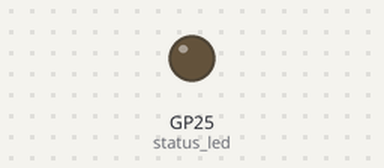
Recording of a program running on a simulated Raspberry Pi Pico running MicroPython. Shown: output pins drawn as LEDs (lit = HIGH). WiFi joins after 1.5 s; web requests get an empty 200 reply after 0.4 s; what the program prints to the serial console is not drawn. At 1.9 s the program stops and its outputs stay as they are.

Above: at 0.1 s.
At 1.6 s:
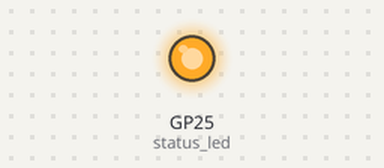
Timing chart, 0 to 3.1 s (numbered marks = the images above):
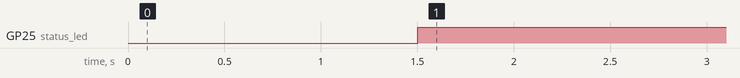

The program:

send_name.py
```python
import gc
from machine import Pin
import network
import time
import urequests

status_led = Pin("LED", Pin.OUT)
SSID = "rp2-pico"
PASSWORD = "kiwipycon"


def connect():
    # Setup
    status_led.value(0);
    wlan = network.WLAN(network.STA_IF)
    wlan.active(True)
    wlan.ifconfig(["192.168.2.118", "255.255.255.0", "192.168.2.1", "1.1.1.1"])
    print(f"Connect to {SSID}")
    wlan.connect(SSID, PASSWORD)

    # Wait for connection
    print("Waiting for IP... ", end="")
    while wlan.status() != network.STAT_GOT_IP:
        time.sleep(0.5)
        print(".", end="")
    print("Connected!")
    status_led.value(1);


def fetch_data(url):
    """
    Fetch JSON data from given URL.

    Returns:
        JSON list or dict
    """
    result = urequests.get(url)
    return result.json()


def post_data(url, data):
    """
    Fetch JSON data from given URL.
    """
    result = urequests.post(url, json=data)
    print(result.status_code)


def main():
    connect()
    data = {
        "text": "Leon 28",
        "color": "#4b8bbe",
    }
    url = "http://192.168.2.2:8000"
    post_data(url, data)
    gc.collect()


if __name__ == '__main__':
    main()
    
```

Measured:
- by itself, GP25 (status_led): LOW → HIGH at 1.5 s
